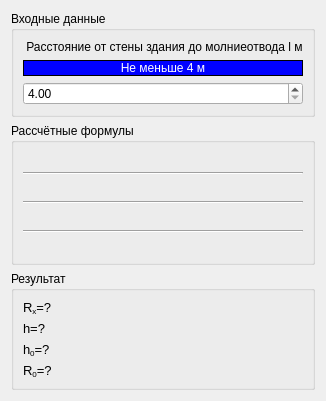
                  <widget class="QWidget" name="page_12">
                   <layout class="QVBoxLayout" name="verticalLayout_23">
                    <item>
                     <widget class="QGroupBox" name="groupBox_13">
                      <property name="title">
                       <string>Входные данные</string>
                      </property>
                      <layout class="QVBoxLayout" name="verticalLayout_21">
                       <item>
                        <widget class="QLabel" name="label_13">
                         <property name="text">
                          <string> Расстояние от стены здания до молниеотвода l м</string>
                         </property>
                        </widget>
                       </item>
                       <item>
                        <widget class="QLabel" name="label_23">
                         <property name="styleSheet">
                          <string notr="true">QLabel {border: 1px solid black;border-radius: 15px;background-color: blue;color: white;padding: 0px 0px 0px 0px;}</string>
                         </property>
                         <property name="text">
                          <string>Не меньше 4 м</string>
                         </property>
                         <property name="alignment">
                          <set>Qt::AlignCenter</set>
                         </property>
                        </widget>
                       </item>
                       <item>
                        <widget class="QDoubleSpinBox" name="distanceFromWallToLightningDoubleSpinBox">
                         <property name="minimum">
                          <double>4.000000000000000</double>
                         </property>
                        </widget>
                       </item>
                      </layout>
                     </widget>
                    </item>
                    <item>
                     <widget class="QGroupBox" name="groupBox_12">
                      <property name="minimumSize">
                       <size>
                        <width>0</width>
                        <height>0</height>
                       </size>
                      </property>
                      <property name="title">
                       <string>Рассчётные формулы</string>
                      </property>
                      <layout class="QVBoxLayout" name="verticalLayout_22">
                       <item>
                        <widget class="QLabel" name="label_19">
                         <property name="text">
                          <string>&lt;html&gt;&lt;head/&gt;&lt;body&gt;&lt;p&gt;&lt;img src=&quot;:/image/image/lr_Rx_All.png&quot;/&gt;&lt;/p&gt;&lt;/body&gt;&lt;/html&gt;</string>
                         </property>
                        </widget>
                       </item>
                       <item>
                        <widget class="Line" name="line">
                         <property name="orientation">
                          <enum>Qt::Horizontal</enum>
                         </property>
                        </widget>
                       </item>
                       <item>
                        <widget class="QLabel" name="label_15">
                         <property name="text">
                          <string>&lt;html&gt;&lt;head/&gt;&lt;body&gt;&lt;p&gt;&lt;img src=&quot;:/image/image/lr_h_A.png&quot;/&gt;&lt;/p&gt;&lt;/body&gt;&lt;/html&gt;</string>
                         </property>
                        </widget>
                       </item>
                       <item>
                        <widget class="Line" name="line_2">
                         <property name="orientation">
                          <enum>Qt::Horizontal</enum>
                         </property>
                        </widget>
                       </item>
                       <item>
                        <widget class="QLabel" name="label_14">
                         <property name="text">
                          <string>&lt;html&gt;&lt;head/&gt;&lt;body&gt;&lt;p&gt;&lt;img src=&quot;:/image/image/lr_h0_A.png&quot;/&gt;&lt;/p&gt;&lt;/body&gt;&lt;/html&gt;</string>
                         </property>
                        </widget>
                       </item>
                       <item>
                        <widget class="Line" name="line_3">
                         <property name="orientation">
                          <enum>Qt::Horizontal</enum>
                         </property>
                        </widget>
                       </item>
                       <item>
                        <widget class="QLabel" name="label_16">
                         <property name="text">
                          <string>&lt;html&gt;&lt;head/&gt;&lt;body&gt;&lt;p&gt;&lt;img src=&quot;:/image/image/lr_R0_A.png&quot;/&gt;&lt;/p&gt;&lt;/body&gt;&lt;/html&gt;</string>
                         </property>
                        </widget>
                       </item>
                      </layout>
                     </widget>
                    </item>
                    <item>
                     <widget class="QGroupBox" name="groupBox_14">
                      <property name="title">
                       <string>Результат</string>
                      </property>
                      <layout class="QVBoxLayout" name="verticalLayout_25">
                       <item>
                        <widget class="QLabel" name="label_17">
                         <property name="font">
                          <font>
                           <pointsize>10</pointsize>
                          </font>
                         </property>
                         <property name="text">
                          <string>&lt;html&gt;&lt;head/&gt;&lt;body&gt;&lt;p&gt;R&lt;span style=&quot; vertical-align:sub;&quot;&gt;x&lt;/span&gt;=?&lt;/p&gt;&lt;/body&gt;&lt;/html&gt;</string>
                         </property>
                        </widget>
                       </item>
                       <item>
                        <widget class="QLabel" name="label_18">
                         <property name="font">
                          <font>
                           <pointsize>10</pointsize>
                          </font>
                         </property>
                         <property name="text">
                          <string>h=?</string>
                         </property>
                        </widget>
                       </item>
                       <item>
                        <widget class="QLabel" name="label_20">
                         <property name="font">
                          <font>
                           <pointsize>10</pointsize>
                          </font>
                         </property>
                         <property name="text">
                          <string>&lt;html&gt;&lt;head/&gt;&lt;body&gt;&lt;p&gt;h&lt;span style=&quot; vertical-align:sub;&quot;&gt;0&lt;/span&gt;=?&lt;/p&gt;&lt;/body&gt;&lt;/html&gt;</string>
                         </property>
                        </widget>
                       </item>
                       <item>
                        <widget class="QLabel" name="label_21">
                         <property name="font">
                          <font>
                           <pointsize>10</pointsize>
                          </font>
                         </property>
                         <property name="text">
                          <string>&lt;html&gt;&lt;head/&gt;&lt;body&gt;&lt;p&gt;R&lt;span style=&quot; vertical-align:sub;&quot;&gt;0&lt;/span&gt;=?&lt;/p&gt;&lt;/body&gt;&lt;/html&gt;</string>
                         </property>
                        </widget>
                       </item>
                      </layout>
                     </widget>
                    </item>
                   </layout>
                  </widget>
